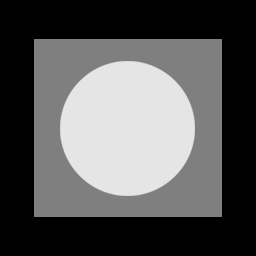
#> input picture lab05/images/0.tif, 256 x 256 px, found by its file name
$ python main.py
#> lines starting #> are read from the running program, lines starting #| are printed output that depends on the picture; long printed decimals are rounded; pictures that were not available may be replaced by others from this repository, and a replacement may not be noted
### lab05/utils.py
import cv2
import numpy as np
import os

def read_gray(path):
    return cv2.imread(path, cv2.IMREAD_GRAYSCALE)

def save_image(path, img):
    os.makedirs(os.path.dirname(path), exist_ok=True)
    cv2.imwrite(path, img)

def normalize(img):
    return cv2.normalize(img, None, 0, 255, cv2.NORM_MINMAX).astype(np.uint8)

def fft2(img):
    return np.fft.fftshift(np.fft.fft2(img))

def ifft2(fshift):
    return np.abs(np.fft.ifft2(np.fft.ifftshift(fshift)))

### lab05/noise_estimation.py
import numpy as np

def estimate_noise_type(ref, noisy):
    """
    Estimate noise using reference image.
    """

    diff = noisy.astype(np.int16) - ref.astype(np.int16)

    # salt & pepper detection
    extreme = np.sum((noisy <= 5) | (noisy >= 250))
    ratio = extreme / noisy.size

    if ratio > 0.03:
        return "salt_pepper"

    # gaussian detection
    if np.std(diff) > 15:
        return "gaussian"

    return "speckle"

### lab05/spatial_filters.py
import cv2

def apply_spatial_filter(img, noise_type):

    if noise_type == "salt_pepper":
        return cv2.medianBlur(img, 3)

    elif noise_type == "gaussian":
        return cv2.GaussianBlur(img, (5, 5), 1.0)

    elif noise_type == "speckle":
        return cv2.bilateralFilter(img, 9, 75, 75)

    return img

### lab05/frequency_filters.py
import numpy as np
from utils import fft2, ifft2, normalize

def gaussian_low_pass(shape, cutoff=60):
    rows, cols = shape
    crow, ccol = rows // 2, cols // 2

    mask = np.zeros((rows, cols))

    for i in range(rows):
        for j in range(cols):
            d2 = (i - crow) ** 2 + (j - ccol) ** 2
            mask[i, j] = np.exp(-d2 / (2 * cutoff ** 2))

    return mask

def apply_frequency_filter(img):

    fshift = fft2(img)
    mask = gaussian_low_pass(img.shape, 60)

    filtered = fshift * mask
    result = ifft2(filtered)

    return normalize(result)

### lab05/metrics.py
import numpy as np

def mse(img1, img2):
    return np.mean((img1.astype(np.float32) - img2.astype(np.float32)) ** 2)

def psnr(img1, img2):
    m = mse(img1, img2)
    if m == 0:
        return float("inf")
    return 20 * np.log10(255.0 / np.sqrt(m))

def compute_ssim(img1, img2):
    C1 = (0.01 * 255) ** 2
    C2 = (0.03 * 255) ** 2

    img1 = img1.astype(np.float64)
    img2 = img2.astype(np.float64)

    mu1 = img1.mean()
    mu2 = img2.mean()

    var1 = img1.var()
    var2 = img2.var()
    cov = ((img1 - mu1) * (img2 - mu2)).mean()

    return ((2 * mu1 * mu2 + C1) * (2 * cov + C2)) / \
           ((mu1**2 + mu2**2 + C1) * (var1 + var2 + C2))

### lab05/main.py
import os
import warnings

from utils import read_gray, save_image
from noise_estimation import estimate_noise_type
from spatial_filters import apply_spatial_filter
from frequency_filters import apply_frequency_filter
from metrics import mse, psnr, compute_ssim

# hide TIFF metadata warnings
warnings.filterwarnings("ignore")

BASE_DIR = os.path.dirname(os.path.abspath(__file__))
IMAGE_DIR = os.path.join(BASE_DIR, "Images")
RESULT_DIR = os.path.join(BASE_DIR, "results")

# ----- reference image -----
REF_PATH = os.path.join(IMAGE_DIR, "0.tif")
ref_img = read_gray(REF_PATH)
#> in read_gray, returned value is the input picture: shape (256, 256); min 0, max 229, mean 87.1

if ref_img is None:
    print("0.tif not found!")
    exit()


def process_image(idx):

    path = os.path.join(IMAGE_DIR, f"{idx}.tif")
    noisy = read_gray(path)

    if noisy is None:
        print(f"Image {idx} not found.")
        return

    print(f"\nProcessing Image {idx}")

    # ----- Check reference availability -----
    use_reference = (noisy.shape == ref_img.shape)

    if use_reference:
        noise_type = estimate_noise_type(ref_img, noisy)
    else:
        noise_type = "gaussian"   # fallback

    print("Estimated Noise:", noise_type)

    # ----- Apply filters -----
    spatial_out = apply_spatial_filter(noisy, noise_type)
    freq_out = apply_frequency_filter(noisy)

    # ----- Metrics -----
    if use_reference:

        psnr_sp = psnr(ref_img, spatial_out)
        psnr_fr = psnr(ref_img, freq_out)

        print("Spatial Filter Metrics:")
        print("MSE :", mse(ref_img, spatial_out))
        print("PSNR:", psnr_sp)
        print("SSIM:", compute_ssim(ref_img, spatial_out))

        print("Frequency Filter Metrics:")
        print("MSE :", mse(ref_img, freq_out))
        print("PSNR:", psnr_fr)
        print("SSIM:", compute_ssim(ref_img, freq_out))

        # best filter
        best = "Spatial" if psnr_sp > psnr_fr else "Frequency"
        print("Best Filter:", best)

    else:
        print("⚠ No reference image (different size).")
        print("PSNR/SSIM skipped for this image.")

    # ----- Save outputs -----
    save_image(os.path.join(RESULT_DIR, f"{idx}_spatial.tif"), spatial_out)
    save_image(os.path.join(RESULT_DIR, f"{idx}_frequency.tif"), freq_out)

    print(f"Saved results for {idx}")


def main():
    for i in range(1, 8):
        process_image(i)
#> call 2 of read_gray, with path = 'lab05/Images/1.tif'
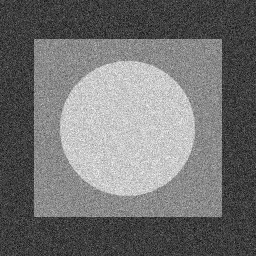
#> input picture lab05/images/1.tif, 256 x 256 px, found by its file name
#> in read_gray, returned value is the input picture: shape (256, 256); min 0, max 255, mean 114.3
#> in estimate_noise_type, `diff = noisy.astype(np.int16) - ref.astype(np.int16)`:
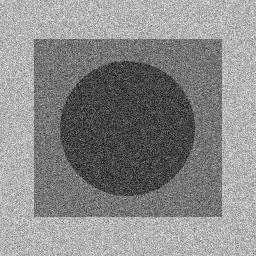
#> diff: shape (256, 256) int16; min -83, max 121, mean 27.2; drawn with min black and max white
#> in estimate_noise_type, `extreme = np.sum((noisy <= 5) | (noisy >= 250))`: extreme = 3
#> in estimate_noise_type, `ratio = extreme / noisy.size`: ratio = 4.58e-05
#> in process_image, `noise_type = estimate_noise_type(ref_img, noisy)`: noise_type = 'gaussian'
#| Estimated Noise: gaussian
#> in apply_spatial_filter, `return cv2.GaussianBlur(img, (5, 5), 1.0)`:
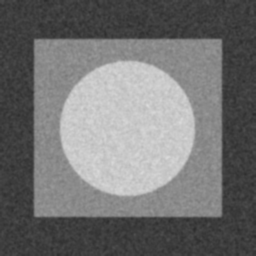
#> returned value: shape (256, 256); min 44, max 219, mean 114.3
#> in normalize, `return cv2.normalize(img, None, 0, 255, cv2.NORM_MINMAX).astype(np.uin..`:
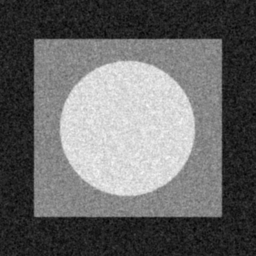
#> returned value: shape (256, 256); min 0, max 255, mean 103
#> in psnr, `m = mse(img1, img2)`: m = 2115
#> in process_image, `psnr_sp = psnr(ref_img, spatial_out)`: psnr_sp = 14.88
#> in process_image, `psnr_fr = psnr(ref_img, freq_out)`: psnr_fr = 19.91
#| MSE : 2115.0425
#| PSNR: 14.878
#> in compute_ssim, `mu1 = img1.mean()`: mu1 = 87.09
#> in compute_ssim, `mu2 = img2.mean()`: mu2 = 114.3
#> in compute_ssim, `var1 = img1.var()`: var1 = 8555.1
#> in compute_ssim, `var2 = img2.var()`: var2 = 3151.7
#> in compute_ssim, `cov = ((img1 - mu1) * (img2 - mu2)).mean()`: cov = 5165.2
#| SSIM: 0.8514
#| MSE : 664.1886
#| PSNR: 19.908
#| SSIM: 0.9576
#> in process_image, `best = "Spatial" if psnr_sp > psnr_fr else "Frequency"`: best = 'Frequency'
#| Best Filter: Frequency
#> pass 2 of the loop in main, `for i in range(1, 8):`:
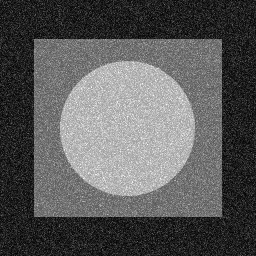
#> input picture lab05/images/2.tif, 256 x 256 px, found by its file name
#> in read_gray, returned value is the input picture: shape (256, 256); min 0, max 255, mean 89.6
#> in estimate_noise_type (call 2), `diff = noisy.astype(np.int16) - ref.astype(np.int16)`:
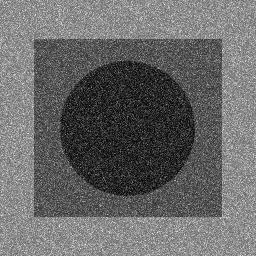
#> diff: shape (256, 256) int16; min -76, max 114, mean 2.5; drawn with min black and max white
#> extreme = 764
#> ratio = 0.0117
#| Estimated Noise: gaussian
#> in normalize (call 2), `return cv2.normalize(img, None, 0, 255, cv2.NORM_MINMAX).astype(np.uin..`:
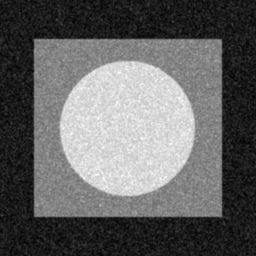
#> returned value: shape (256, 256); min 0, max 255, mean 98.7
#| MSE : 1030.1221
#| PSNR: 18.002
#| SSIM: 0.917
#| MSE : 469.481
#| PSNR: 21.415
#| SSIM: 0.9695
#| Best Filter: Frequency


if __name__ == "__main__":
    main()
